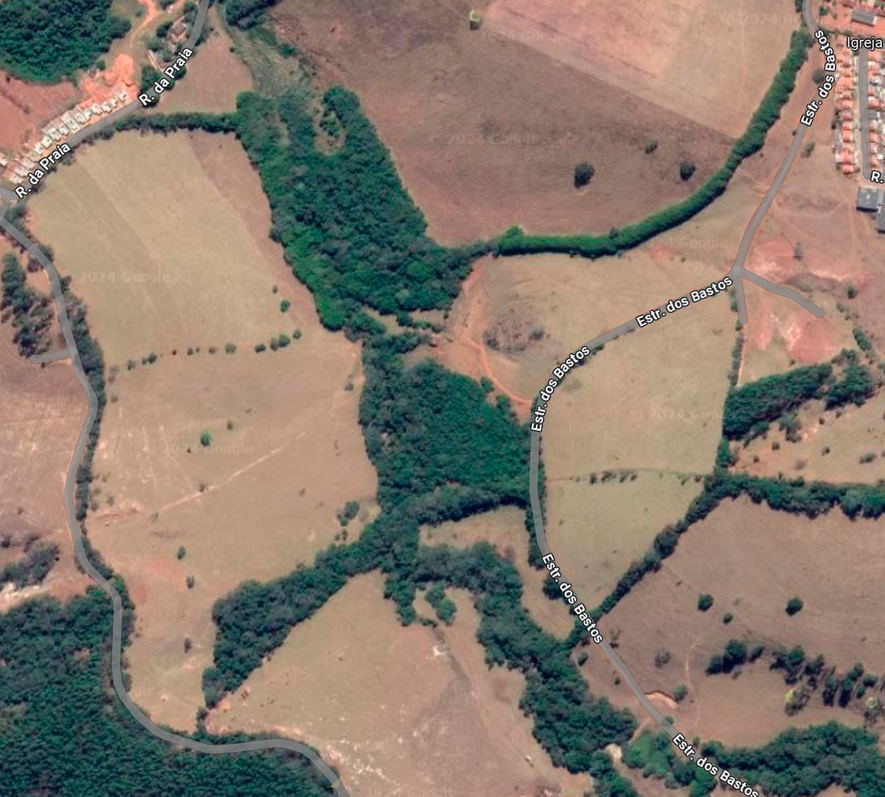
#> input picture tools/src/dataset/02.png, 885 x 797 px, shrunk from 1270 x 1144 before the run
$ python levels.py
#> lines starting #> are read from the running program, lines starting #| are printed output that depends on the picture
import cv2
import numpy as np
import matplotlib.pyplot as plt


# Precisa de ajustes ainda

def adjust_levels(image, in_black, in_white, gamma, out_black, out_white):
    # Passo 1: Normalizar e mapear valores de entrada
    image_normalized = np.clip((image - in_black) / (in_white - in_black), 0, 1)

    # Passo 2: Aplicar correção de gama
    image_gamma_corrected = image_normalized ** gamma

    # Passo 3: Mapear para os níveis de saída
    image_output = image_gamma_corrected * (out_white - out_black) + out_black

    # Garantir que os valores estão dentro do intervalo [0, 255]
    return np.clip(image_output, 0, 255).astype(np.uint8)

# Carregar a imagem
image = cv2.imread('dataset/02.png')
#> image is the input picture: shape (797, 885, 3); mean B, G, R 109.3, 121.8, 135.4

# Verificar se a imagem foi carregada corretamente
if image is None:
    print("Erro: Não foi possível carregar a imagem. Verifique o caminho e tente novamente.")
else:
    # Convertendo para escala de cinza
    imagem_cinza = cv2.cvtColor(image, cv2.COLOR_BGR2GRAY)
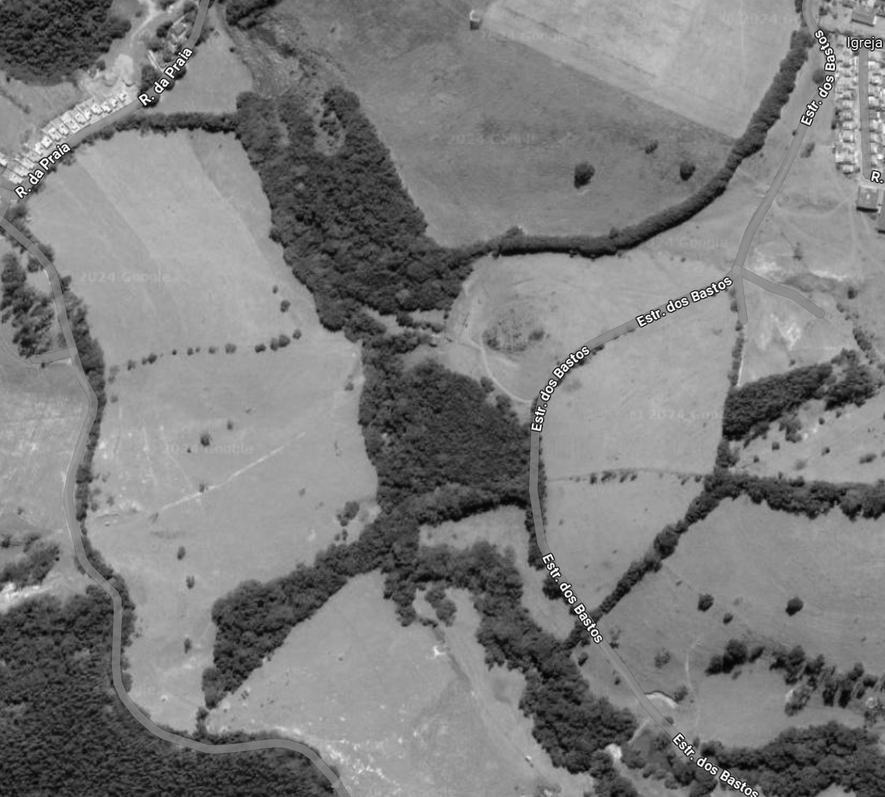
#> imagem_cinza: shape (797, 885); min 0, max 255, mean 124.5


#> (the run stopped early here; a loop or call above may not have finished)

$ run again, with tools/src/dataset/01.png copied over tools/src/dataset/02.png
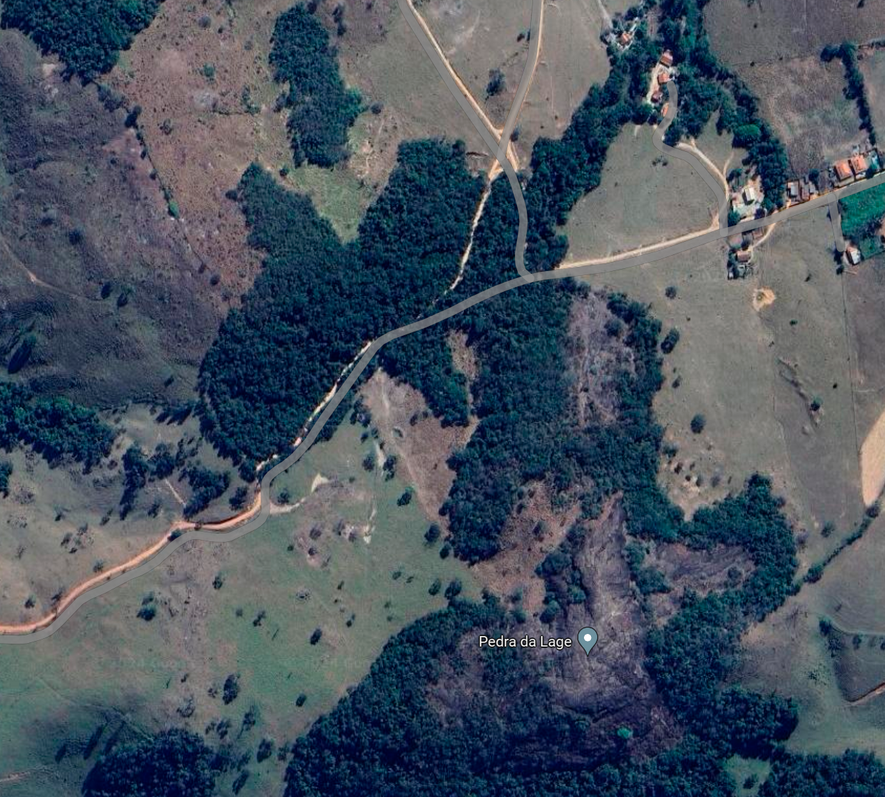
#> input picture tools/src/dataset/01.png, 885 x 797 px, shrunk from 1270 x 1144 before the run
#> image is the input picture: shape (797, 885, 3); mean B, G, R 94.5, 82.2, 71.6
#> `imagem_cinza = cv2.cvtColor(image, cv2.COLOR_BGR2GRAY)`:
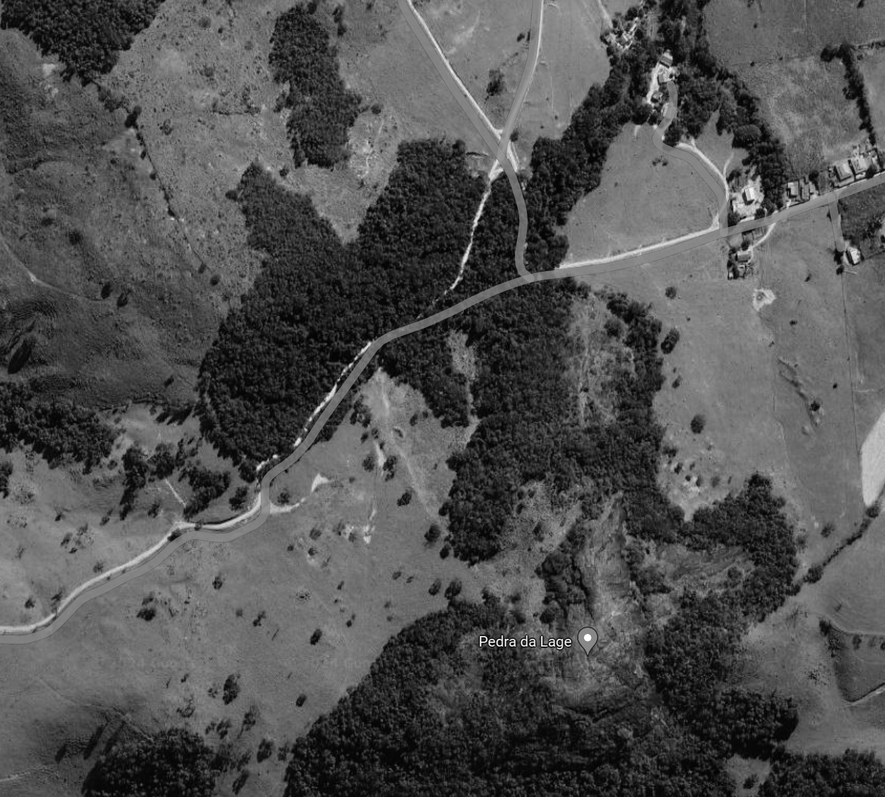
#> imagem_cinza: shape (797, 885); min 0, max 255, mean 80.4

$ run again, with tools/src/dataset/03.png copied over tools/src/dataset/02.png
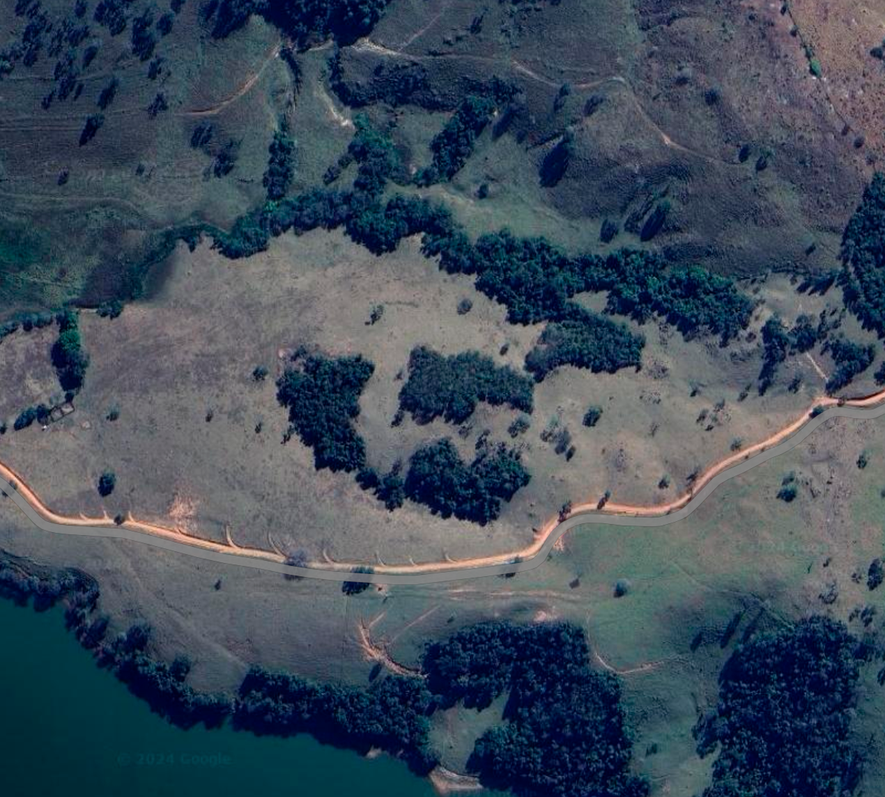
#> input picture tools/src/dataset/03.png, 885 x 797 px, shrunk from 1270 x 1144 before the run
#> image is the input picture: shape (797, 885, 3); mean B, G, R 89.7, 75, 61.9
#> `imagem_cinza = cv2.cvtColor(image, cv2.COLOR_BGR2GRAY)`:
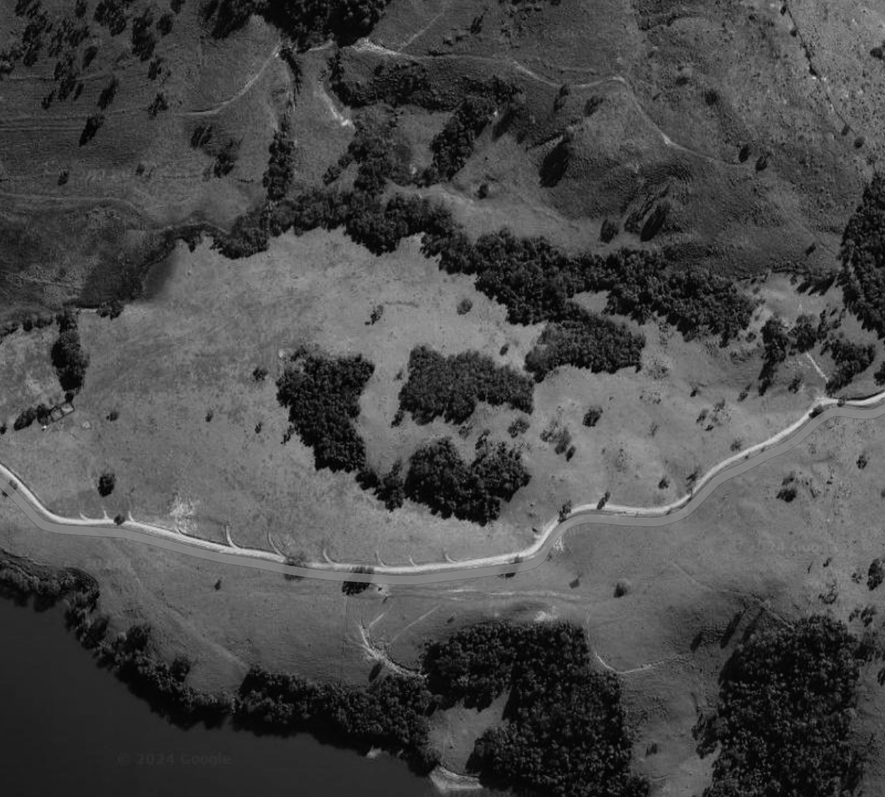
#> imagem_cinza: shape (797, 885); min 1, max 219, mean 72.8

$ run again, with tools/src/dataset/04.png copied over tools/src/dataset/02.png
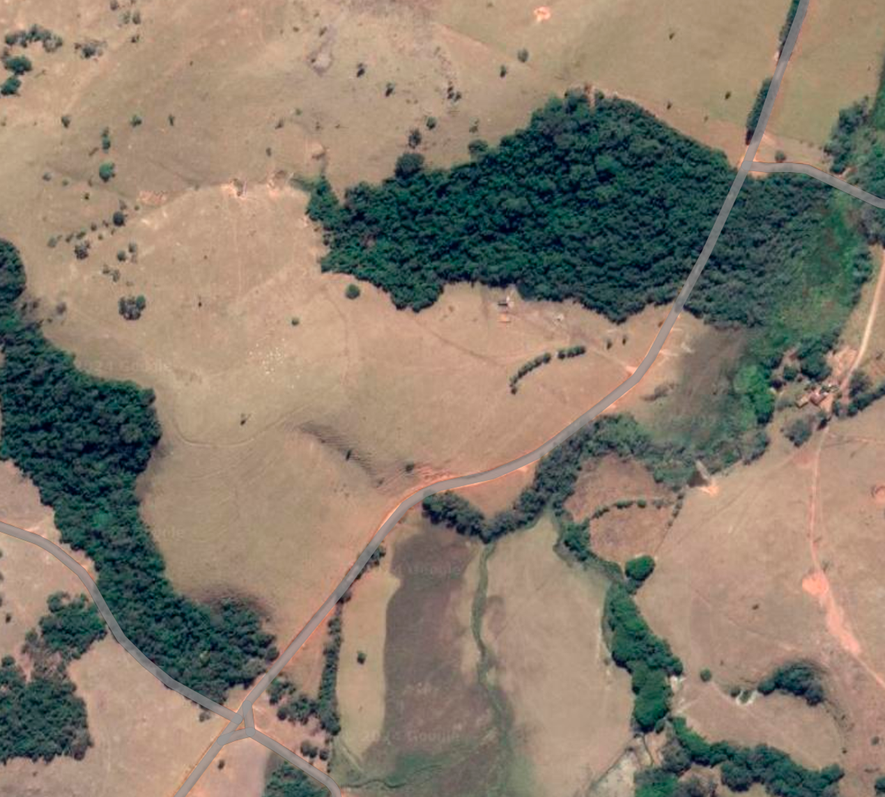
#> input picture tools/src/dataset/04.png, 885 x 797 px, shrunk from 1270 x 1144 before the run
#> image is the input picture: shape (797, 885, 3); mean B, G, R 108.8, 123.9, 136.4
#> `imagem_cinza = cv2.cvtColor(image, cv2.COLOR_BGR2GRAY)`:
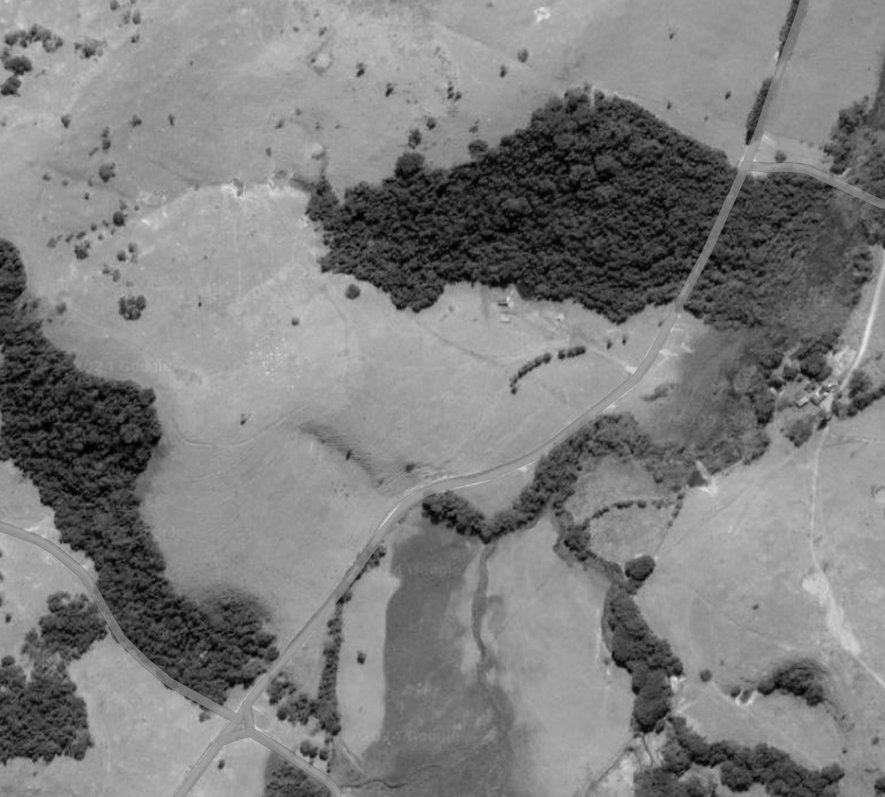
#> imagem_cinza: shape (797, 885); min 0, max 231, mean 126
